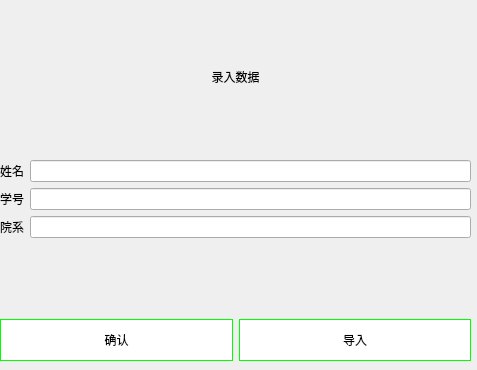
<?xml version="1.0" encoding="UTF-8"?>
<ui version="4.0">
 <class>Insert_Dialog</class>
 <widget class="QDialog" name="Insert_Dialog">
  <property name="geometry">
   <rect>
    <x>0</x>
    <y>0</y>
    <width>477</width>
    <height>370</height>
   </rect>
  </property>
  <property name="windowTitle">
   <string>录入</string>
  </property>
  <widget class="QWidget" name="">
   <property name="geometry">
    <rect>
     <x>0</x>
     <y>0</y>
     <width>471</width>
     <height>361</height>
    </rect>
   </property>
   <layout class="QVBoxLayout" name="verticalLayout">
    <item>
     <widget class="QLabel" name="label">
      <property name="styleSheet">
       <string notr="true">font: 28pt &quot;黑体&quot;;</string>
      </property>
      <property name="text">
       <string>录入数据</string>
      </property>
      <property name="alignment">
       <set>Qt::AlignCenter</set>
      </property>
     </widget>
    </item>
    <item>
     <layout class="QFormLayout" name="formLayout">
      <item row="0" column="0">
       <widget class="QLabel" name="label_2">
        <property name="styleSheet">
         <string notr="true">font: 25 18pt &quot;等线 Light&quot;;</string>
        </property>
        <property name="text">
         <string>姓名</string>
        </property>
       </widget>
      </item>
      <item row="0" column="1">
       <widget class="QLineEdit" name="lineEdit">
        <property name="styleSheet">
         <string notr="true">font: 25 18pt &quot;等线 Light&quot;;</string>
        </property>
       </widget>
      </item>
      <item row="1" column="0">
       <widget class="QLabel" name="label_3">
        <property name="styleSheet">
         <string notr="true">font: 25 18pt &quot;等线 Light&quot;;</string>
        </property>
        <property name="text">
         <string>学号</string>
        </property>
       </widget>
      </item>
      <item row="1" column="1">
       <widget class="QLineEdit" name="lineEdit_2">
        <property name="styleSheet">
         <string notr="true">font: 25 18pt &quot;等线 Light&quot;;</string>
        </property>
       </widget>
      </item>
      <item row="2" column="0">
       <widget class="QLabel" name="label_4">
        <property name="styleSheet">
         <string notr="true">font: 25 18pt &quot;等线 Light&quot;;</string>
        </property>
        <property name="text">
         <string>院系</string>
        </property>
       </widget>
      </item>
      <item row="2" column="1">
       <widget class="QLineEdit" name="lineEdit_3">
        <property name="styleSheet">
         <string notr="true">font: 25 18pt &quot;等线 Light&quot;;</string>
        </property>
       </widget>
      </item>
     </layout>
    </item>
    <item>
     <layout class="QHBoxLayout" name="horizontalLayout">
      <item>
       <widget class="QPushButton" name="pushButton">
        <property name="styleSheet">
         <string notr="true">background-color:#FFFFFF;
height:40px;
font: 25 18pt &quot;等线 Light&quot;;
border:1px solid #00FF00;
border-radius:25px;</string>
        </property>
        <property name="text">
         <string>确认</string>
        </property>
       </widget>
      </item>
      <item>
       <widget class="QPushButton" name="pushButton_2">
        <property name="styleSheet">
         <string notr="true">background-color:#FFFFFF;
height:40px;
font: 25 18pt &quot;等线 Light&quot;;
border:1px solid #00FF00;
border-radius:25px;</string>
        </property>
        <property name="text">
         <string>导入</string>
        </property>
       </widget>
      </item>
     </layout>
    </item>
   </layout>
  </widget>
 </widget>
 <resources/>
 <connections/>
</ui>
